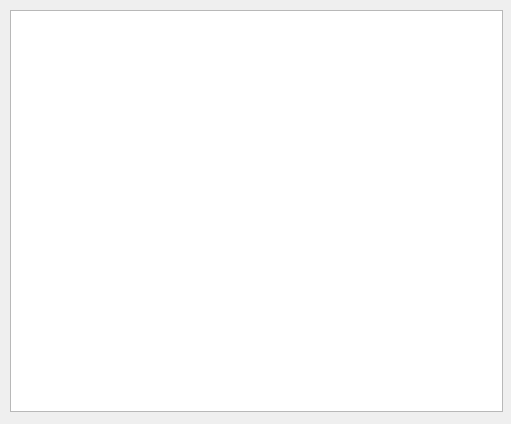
<?xml version="1.0" encoding="UTF-8"?>
<ui version="4.0">
 <class>RankingListPage</class>
 <widget class="QWidget" name="RankingListPage">
  <property name="geometry">
   <rect>
    <x>0</x>
    <y>0</y>
    <width>511</width>
    <height>424</height>
   </rect>
  </property>
  <property name="windowTitle">
   <string>Form</string>
  </property>
  <widget class="QTableWidget" name="tableWidget">
   <property name="geometry">
    <rect>
     <x>10</x>
     <y>10</y>
     <width>493</width>
     <height>402</height>
    </rect>
   </property>
   <property name="styleSheet">
    <string notr="true">font: 14pt &quot;新宋体&quot;;</string>
   </property>
  </widget>
 </widget>
 <resources/>
 <connections/>
</ui>
